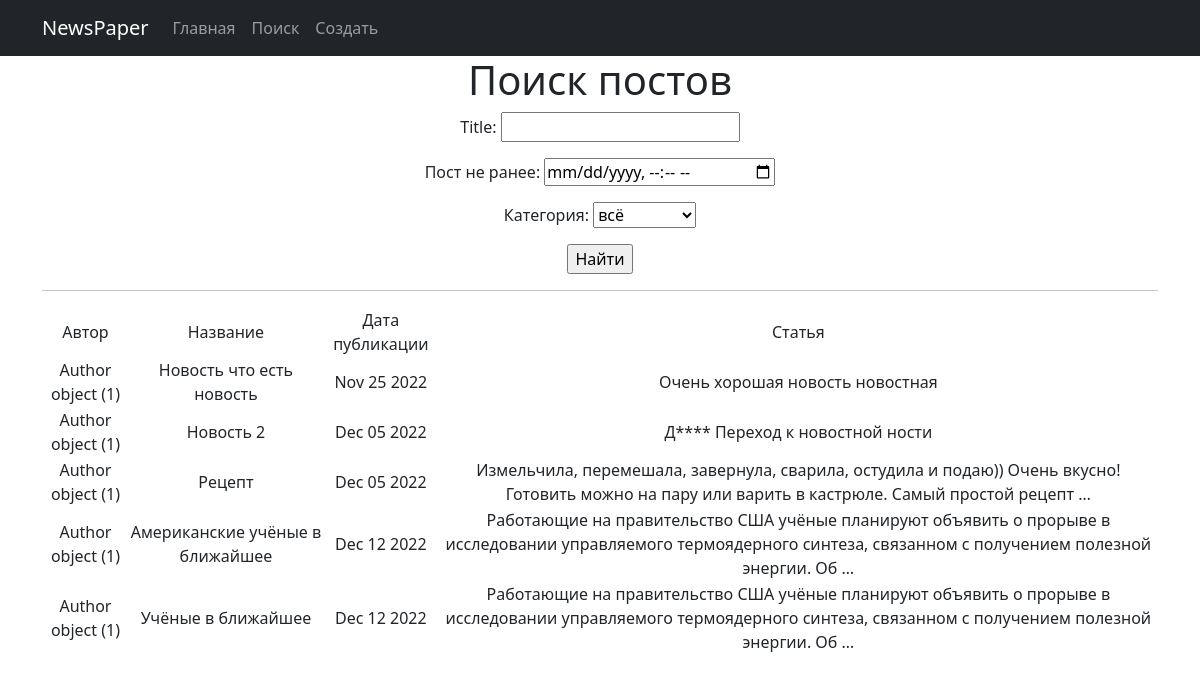
The app's page /news/search/ with its own data.
### news/models.py (models this page shows, shortened)
class Post(models.Model):
    author = models.ForeignKey(Author, on_delete=models.CASCADE)
    NEWS = 'NW'
    ARTICLE = 'AR'
    CATEGORY_CHOICES = (
        (NEWS, 'Новость'),
        (ARTICLE, 'Статья'),
    )
    categoryType = models.CharField(max_length=2, choices=CATEGORY_CHOICES, default=ARTICLE)
    dateCreation = models.DateTimeField(auto_now_add=True)
    postCategory = models.ManyToManyField(Category, through='PostCategory')
    title = models.CharField(max_length=128)
    text = models.TextField()
    rating = models.SmallIntegerField(default=0)

class Author(models.Model):
    authorUser = models.OneToOneField(User, on_delete=models.CASCADE)
    ratingAuthor = models.SmallIntegerField(default=0)

### news/views.py (the view)
# urls.py: path('search/', SearchPost.as_view(), name='search.html'),
class SearchPost(ListView):
    model = Post
    template_name = 'search.html'
    context_object_name = 'search'
    def get_queryset(self):
        queryset = super().get_queryset()
        self.filterset = PostFilter(self.request.GET, queryset)
        return self.filterset.qs
    def get_context_data(self, **kwargs):
        context = super().get_context_data(**kwargs)
        context['filterset'] = self.filterset
        return context

### news/models.py (called while the page is built)
    def __str__(self):
        return self.name

### news/templatetags/custom_filters.py (called while the page is built)
@register.filter()
def censor(value):
    bad_words = ['дождь', 'маша']
    if not isinstance(value, str):
        raise TypeError(f"unresolved type '{type(value)}' expected type 'str'")
    for word in value.split():
        if word.lower() in bad_words:
            value = value.replace(word, f"{word[0]}{'*' * (len(word) - 1)}")
    return value

### news/templates/search.html (shortened to what this page needs)
{% extends 'flatpages/default.html' %}
{% load custom_tags %}
{% load custom_filters %}
{% block content %}
<h1>Поиск постов</h1>
   <form action="" method="get">
       {{ filterset.form.as_p }}
       <input type="submit" value="Найти" />
   </form>
   <hr>
   {% if search %}
       <table>
           <tr>
               <td>Автор</td>
               <td>Название</td>
               <td>Дата публикации</td>
               <td>Статья</td>
           </tr>
           {% for new in search %}
           <tr>
               <td>{{ new.author }}</td>
               <td>{{ new.title }}</td>
               <td>{{ new.dateCreation|date:'M d Y' }}</td>
               <td><div>{{ new.text|censor|truncatewords:20 }}</div></td>
           </tr>
           {% endfor %}
       </table>
   {% else %}
       <h2>Постов нет!</h2>
   {% endif %}
{% endblock content %}

### records on screen
Post: author "Author object (1)", title "Новость что есть новость", dateCreation "Nov 25 2022", text|censor "Очень хорошая новость новостная"
Post: author "Author object (1)", title "Новость 2", dateCreation "Dec 05 2022", text|censor "Д**** Переход к новостной ности"
Post: author "Author object (1)", title "Рецепт", dateCreation "Dec 05 2022", text|censor "Измельчила, перемешала, завернула, сварила, остудила и подаю)) Очень вкусно! Готовить можно на пару или варить в кастрюле. Самый простой рецепт …"
Post: author "Author object (1)", title "Американские учёные в ближайшее", dateCreation "Dec 12 2022", text|censor "Работающие на правительство США учёные планируют объявить о прорыве в исследовании управляемого термоядерного синтеза, связанном с получением полезной энергии. Об …"
Post: author "Author object (1)", title "Учёные в ближайшее", dateCreation "Dec 12 2022", text|censor "Работающие на правительство США учёные планируют объявить о прорыве в исследовании управляемого термоядерного синтеза, связанном с получением полезной энергии. Об …"
